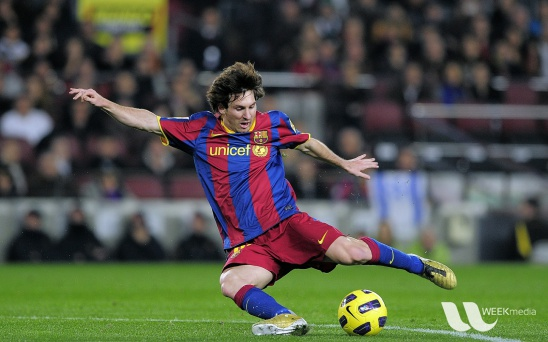
#> input picture Coding/pic/messi5.jpg, 548 x 342 px, found by its file name
$ python 006_arithmetic_ops.py
#> lines starting #> are read from the running program, lines starting #| are printed output that depends on the picture; after the words box and inside, x2 and y2 are one past the last pixel; in counts of white or black regions, pixels touching at a corner belong together; pictures that were not available may be replaced by others from this repository, and a replacement may not be noted
import cv2
import numpy as np

"""
Learn several arithmetic operations on image
cv2.add(), cv2.addWeighted()
"""

def add():

    image1 = cv2.imread("..\\pic\\ml.png")
    image2 = cv2.imread("..\\pic\\opencv-logo.png")
    assert image1 is not None, "image1 could not be read"
    assert image2 is not None, "image2 could not be read"
    image2 = cv2.resize(image2, (image1.shape[1], image1.shape[0])) # make sure both pictures are the same size

    dst1 = cv2.add(image1, image2)
    dst2 = cv2.addWeighted(image1, 1, image2, 0, 0)
    # dst = a1*image1+a2*image2+b

    cv2.imshow("image1", dst1)
    cv2.imshow("image2", dst2)
    cv2.waitKey(3000)
    cv2.destroyAllWindows()

def bitwish_ops():
    # load two images
    image1 = cv2.imread("..\\pic\\messi5.jpg")
#> image1 is the input picture: shape (342, 548, 3); mean B, G, R 72.4, 86, 82.2
    image2 = cv2.imread("..\\pic\\opencv-logo-white.png") # logo picture
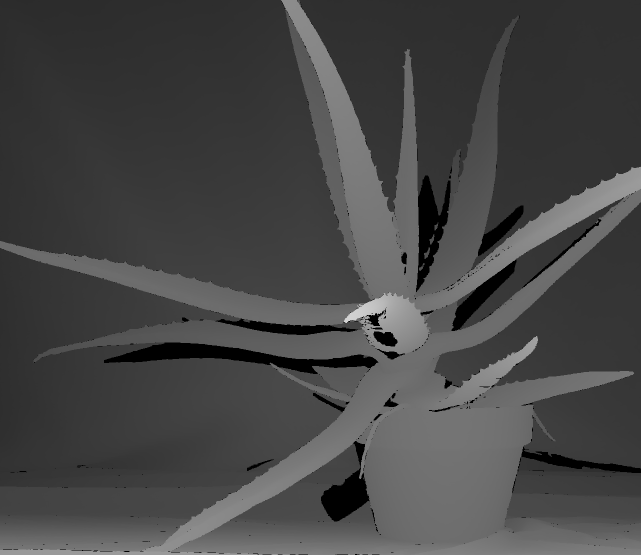
#> input picture Coding/pic/aloeGT.png, 1282 x 1110 px, given in place of opencv-logo-white.png, which was not available (shown at 1/2 size)
#> image2 is the input picture: shape (1110, 1282, 3); min 0, max 211, mean 69.8
    cv2.namedWindow("image1")  # create a image window


    # put logo on top-left corner, so i create a ROI
    row, col, channel = image2.shape  # get the shape of the logo
#> row = 1110; col = 1282; channel = 3
    roi = image1[0:row, 0:col]  # get the pixel values of the added image

    # create a mask of logo and create its inverse mask also
    img2gray = cv2.cvtColor(image2, cv2.COLOR_BGR2GRAY)  # image2 is converted to grayscale
    ret, mask = cv2.threshold(img2gray, 10, 255, cv2.THRESH_BINARY) # exceed the threshold value are assigned a value of 255, logol is white
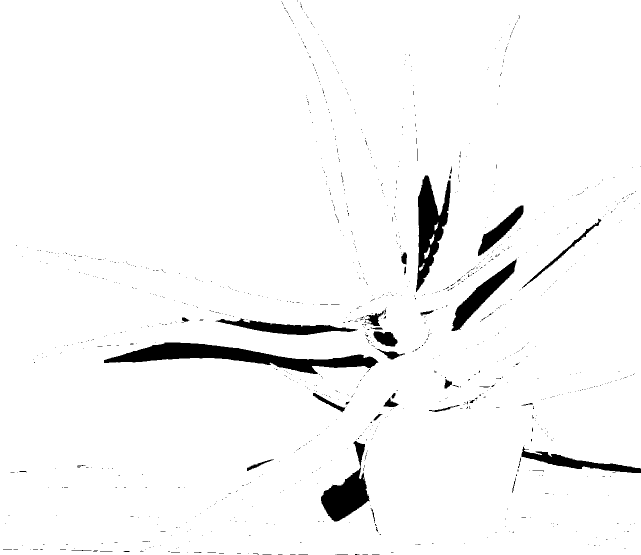
#> mask: shape (1110, 1282) (shown at 1/2 size); 96.5% white; 1078 black regions (1036 under 20 px), largest, box (x1, y1, x2, y2) and area: (208, 685, 757, 748) 12541, (832, 351, 901, 584) 7595, (642, 882, 739, 1043) 6333
    mask_inv = cv2.bitwise_not(mask)  # 255 is converted to 0, logo is black
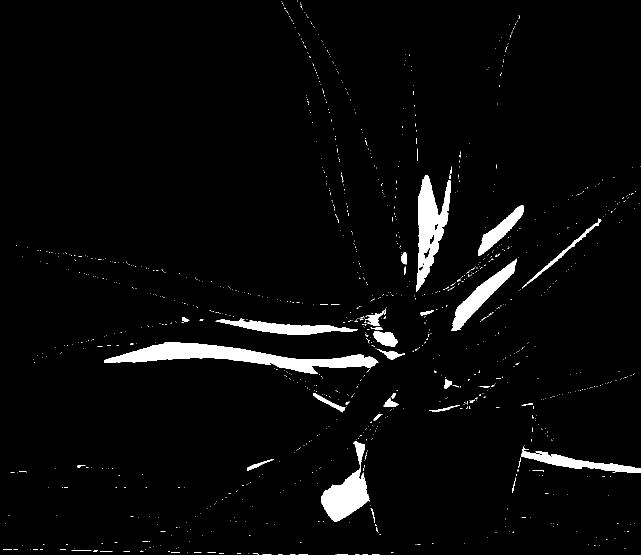
#> mask_inv: shape (1110, 1282) (shown at 1/2 size); 3.5% white; 1078 white regions (1036 under 20 px), largest, box (x1, y1, x2, y2) and area: (208, 685, 757, 748) 12541, (832, 351, 901, 584) 7595, (642, 882, 739, 1043) 6333

    # take only region of logo from logo image
    img2_fg = cv2.bitwise_and(image2, image2, mask=mask)
    # colourful logo and background turns black(=0)

    # now black-out the area of logo in ROI
#> (the run stopped early here; a loop or call above may not have finished)
